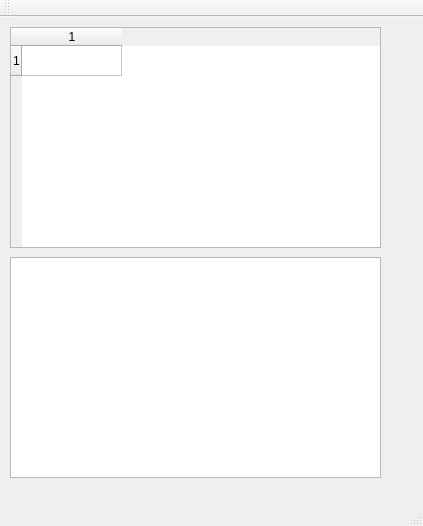
<?xml version="1.0" encoding="UTF-8"?>
<ui version="4.0">
 <class>MainWindow</class>
 <widget class="QMainWindow" name="MainWindow">
  <property name="geometry">
   <rect>
    <x>0</x>
    <y>0</y>
    <width>423</width>
    <height>526</height>
   </rect>
  </property>
  <property name="windowTitle">
   <string>MainWindow</string>
  </property>
  <widget class="QWidget" name="centralWidget">
   <widget class="QTableWidget" name="tableWidget">
    <property name="geometry">
     <rect>
      <x>10</x>
      <y>10</y>
      <width>371</width>
      <height>221</height>
     </rect>
    </property>
    <property name="rowCount">
     <number>1</number>
    </property>
    <property name="columnCount">
     <number>1</number>
    </property>
    <row/>
    <column/>
   </widget>
   <widget class="QListWidget" name="listWidget">
    <property name="geometry">
     <rect>
      <x>10</x>
      <y>240</y>
      <width>371</width>
      <height>221</height>
     </rect>
    </property>
   </widget>
  </widget>
  <widget class="QMenuBar" name="menuBar">
   <property name="geometry">
    <rect>
     <x>0</x>
     <y>0</y>
     <width>423</width>
     <height>22</height>
    </rect>
   </property>
  </widget>
  <widget class="QToolBar" name="mainToolBar">
   <attribute name="toolBarArea">
    <enum>TopToolBarArea</enum>
   </attribute>
   <attribute name="toolBarBreak">
    <bool>false</bool>
   </attribute>
  </widget>
  <widget class="QStatusBar" name="statusBar"/>
 </widget>
 <layoutdefault spacing="6" margin="11"/>
 <resources/>
 <connections/>
</ui>
